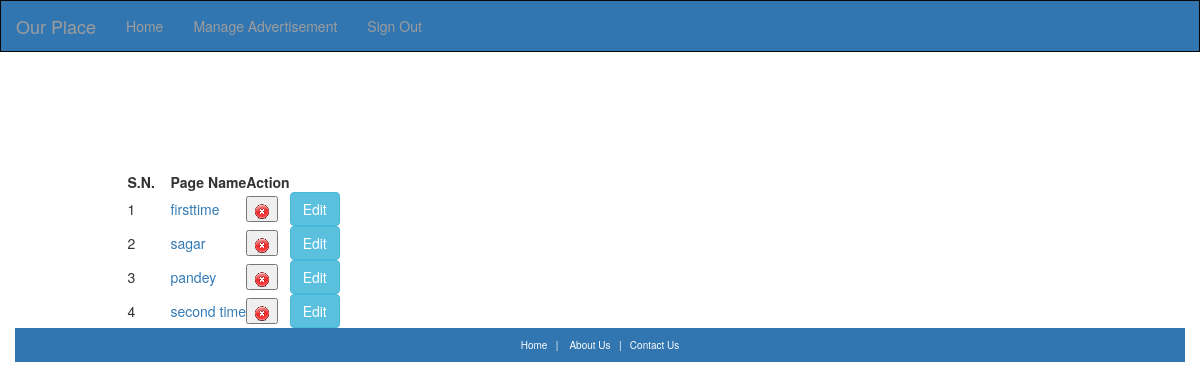
/admin_panal.php, run on the app's committed database.
### tables this page shows
CREATE TABLE IF NOT EXISTS `create_homepage` (
  `id` int(255) NOT NULL AUTO_INCREMENT,
  `userid` varchar(250) NOT NULL,
  `placename` varchar(100) NOT NULL,
  `location` varchar(100) NOT NULL,
  `description` text NOT NULL,
  `phrase` varchar(100) NOT NULL,
  `webAddress` varchar(200) NOT NULL,
  PRIMARY KEY (`id`)
);

### admin_panal.php (the view, shortened to what this page needs)
<?php
include 'header.php';
?>
    <nav class="navbar navbar-inverse nav_bar" role="navigation">
        <div class="container-fluid">
            <div class="navbar-header">
                <a class="navbar-brand" href="admin_panal.php">Our Place</a>
            </div>
            <div class="collapse navbar-collapse" id="bs-example-navbar-collapse-1">
                <ul class="nav navbar-nav">
                    <li><a href="admin_panal.php">Home</a></li>
                    <li class=""><a href="advertisement.php">Manage Advertisement</a></li>
                    <li class=""><a href="logout.php">Sign Out</a></li>
                </ul>
            </div>
        </div>
    </nav>
    <div class="container">
        <div class="row">
            <div class="col-md-6 col-sm-offset-1">
                <?php
                $sql = "Select * from create_homepage";
                $result = mysql_query($sql);
                echo '<table><tr><th> S.N. &nbsp;&nbsp;&nbsp;</th> <th> Page Name </th>&nbsp;&nbsp;&nbsp;<th> Action </th></tr></br>';
                $counter = 1;
                while ($row = mysql_fetch_assoc($result)) {
                    echo '<tr><td>' . $counter . '</td>';
                    $page_id = $row['id'];
                    $webAddress = $row['webAddress'];
                    ?>
                    <td><a href="<?php echo $webAddress; ?>">
                            <?php echo $row['placename']; ?> </a></td>
                    <td><a href="<?php echo "admin_remove_page.php?p_id=$page_id&remove" ?>">
                            <button type="button" class="icon-remove-sign"><img src="img/cancel.png"></button>
                        </a></td>
                    <td><a href="<?php echo "homepageEdit.php?p_id=$page_id&remove" ?>">
                            <button type="submit" name="submit" class="btn btn-info">Edit</button>
                        </a></td>
                    </tr><br>
                    <?php
                    $counter++;
                }
                ?>
                </table>
            </div>
        </div>
    </div>
<?php include 'footer.php' ?>

### style/style.css (style rules this page uses)
@media (min-width: 960px) { .navbar { margin-left: auto; width: auto; border-radius: 0px; background-color: #3276B1; } }

### data on the page
create_homepage: placename "firsttime"
create_homepage: placename "sagar"
create_homepage: placename "pandey"
create_homepage: placename "second time"
